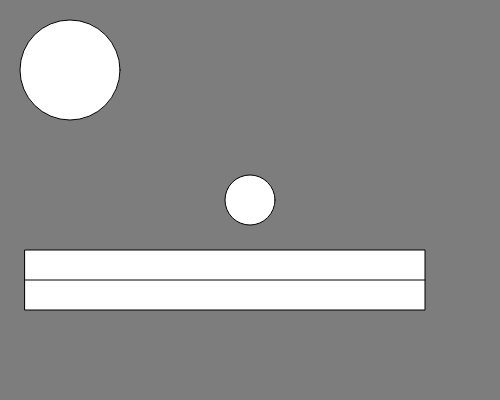
Frame 1 (no input)
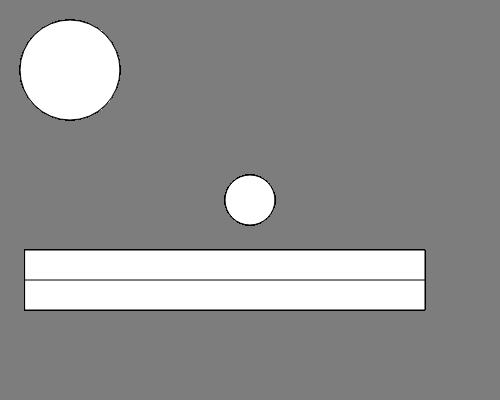
Frame 60 (no input)
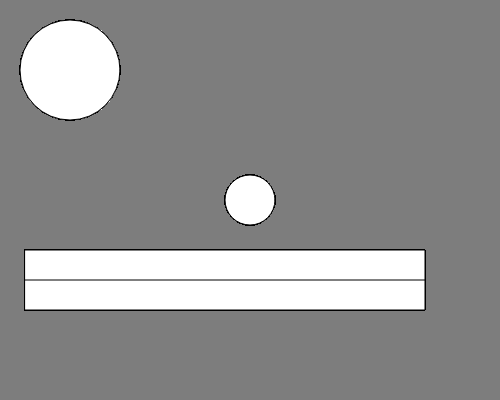
Frame 120 (the mouse pressed at the canvas centre since frame 60)

The p5.js sketch that drew these frames (run headless with seeded random() and noise() and a simulated clock; from frame 60 on, the mouse is pressed at the canvas centre):

// p5.js sketch
// ── sketch.js
var num = 100;
var num2 = 50;
var message = "hello";
var message2 = "goodbye";
var booleanVar = true;
var booleanVar2 = false;
var mouthX = 25;
var mouthY = 250;
var mouthW = 400;
var mouthH = 60;

function setup() {
    console.log(num);
    console.log("num + num2" + (num + num2));
    console.log(num * num2);
    console.log(num / num2);   
    console.log(message + " " + message2);    
    console.log(booleanVar);

    console.log(message + num2);


        //this is not going to work
    console.log(message * num2);  
        // this will also not work
        //console.log(message/num2;)

        /*
        If you want to write more stuff, 
        use a multi-line
        comment

        */

    //var message2 = "This only works in the setup";
    //console.log(message2); 
    //console.log(message3); ERROR   


    createCanvas(500,400);
    background(0,0,0);
    background(255,0,0);
    background(125);
    
    
    console.log("width: " + width + " " + "height: " + height)
    //this is to see in the console the current width and height
    
    

}

function draw() {
    //  console.log(num); 
    //  console.log(message2); ERROR
    //  var message3 = "this only works in the draw" ERROR
    
    
    //(x,y,w,h)
    ellipse(70,70,100,100);
    ellipse(width/2,height/2,50,50);
    //put it like this so its always centered even if you change canvas size.
    
    rect(mouthX, mouthY, mouthW, mouthH); 
    line (mouthX, mouthY + mouthH/2, mouthX + mouthW, mouthY + mouthH/2);
    
    
    
    
    
}
